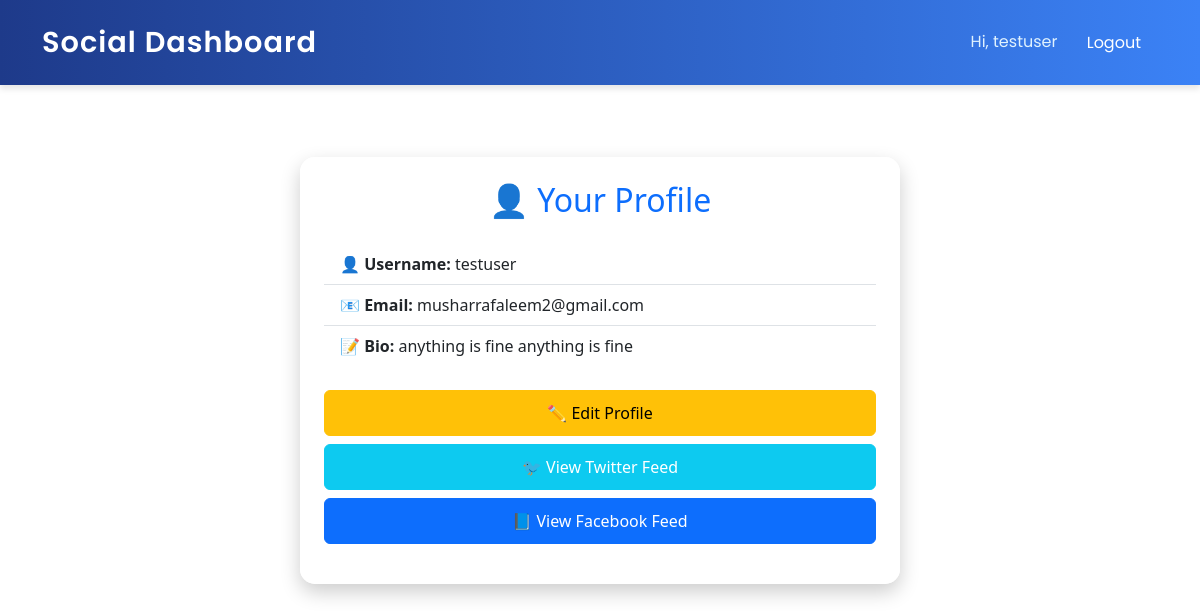
The app's page /users/profile/ (signed in) with its own data.
### users/models.py (models this page shows, shortened)
class CustomUser(AbstractUser):
    bio = models.TextField(blank=True)
    profile_picture = models.ImageField(upload_to='profile_pics/', blank=True, null=True)
    twitter_username = models.CharField(max_length=255, blank=True, null=True)

### users/views.py (the view)
# urls.py: path('profile/', views.profile_view, name='profile'),
@login_required
def profile_view(request):
    return render(request, 'users/profile.html')

### users/templates/users/profile.html (shortened to what this page needs)
{% extends 'users/base.html' %}
{% load static %}
{% block content %}
<div class="container py-5 d-flex justify-content-center">
    <div class="profile-card p-4 text-center" style="max-width: 600px; width: 100%;">
        <h2 class="mb-4 text-primary">👤 Your Profile</h2>
        <ul class="list-group list-group-flush text-start my-4">
            <li class="list-group-item bg-transparent"><strong>👤 Username:</strong> {{ user.username }}</li>
            <li class="list-group-item bg-transparent"><strong>📧 Email:</strong> {{ user.email }}</li>
            <li class="list-group-item bg-transparent"><strong>📝 Bio:</strong> {{ user.bio|default:"No bio provided." }}</li>
        </ul>
        <div class="d-grid gap-2 mb-3">
            <a href="{% url 'users:edit_profile' %}" class="btn btn-warning btn-social">✏️ Edit Profile</a>
            <a href="{% url 'integrations:twitter_feed' %}" class="btn btn-info btn-social text-white">🐦 View Twitter Feed</a>
            <a href="{% url 'integrations:facebook_feed' %}" class="btn btn-primary btn-social">📘 View Facebook Feed</a>
        </div>
    </div>
</div>
{% endblock %}

### users/templates/users/base.html (shortened to what this page needs)
<!DOCTYPE html>
<html lang="en">
<head>
    <link href="https://cdn.jsdelivr.net/npm/bootstrap@5.3.0/dist/css/bootstrap.min.css" rel="stylesheet">
</head>
<body>
    <nav class="navbar navbar-expand-lg navbar-dark bg-dark mb-4">
        <div class="container">
            <a class="navbar-brand" href="{% url 'users:profile' %}">Social Dashboard</a>
            <div>
                {% if user.is_authenticated %}
                    <span class="text-white me-2">Hi, {{ user.username }}</span>
                    <form action="{% url 'users:logout' %}" method="post" style="display:inline;">
                         <button type="submit" class="btn btn-link">Logout</button>
                    </form>
                {% else %}
                    <a href="{% url 'users:login' %}" class="btn btn-outline-light btn-sm">Login</a>
                {% endif %}
            </div>
        </div>
    </nav>
    <div class="container">
        {% block content %}{% endblock %}
    </div>
</body>
</html>

### users/templates/users/base.html (style rules this page uses)
.navbar { background: linear-gradient(90deg, #1e3a8a, #3b82f6); box-shadow: 0 4px 6px rgba(0, 0, 0, 0.1); padding: 1rem 0; font-family: 'Poppins', sans-serif; }
.navbar-brand { font-size: 1.8rem; font-weight: 600; color: #ffffff !important; letter-spacing: 1px; transition: transform 0.3s ease, color 0.3s ease; }
.navbar .text-white { font-size: 1rem; font-weight: 400; color: #e0f2fe !important; }
.btn-link { color: #ffffff !important; text-decoration: none; font-weight: 400; padding: 0.5rem 1rem; border-radius: 5px; transition: background-color 0.3s ease, color 0.3s ease; }

### users/templates/users/profile.html (style rules this page uses)
body { background-image: url("https://img.freepik.com/premium-photo/two-square-badges-with-twitter-logo-new-x-logo-black-blue-gradient-background_284880-739.jpg?semt=ais_hybrid&w=740"); background-size: cover; background-position: center; background-attachment: fixed; }
.profile-card { background: rgba(255, 255, 255, 0.9); backdrop-filter: blur(10px); border-radius: 15px; box-shadow: 0 8px 20px rgba(0, 0, 0, 0.2); }
.btn-social { font-size: 1rem; padding: 10px 20px; }

### records on screen
CustomUser: username "testuser", email "musharrafaleem2@gmail.com", bio "anything is fine anything is fine"
